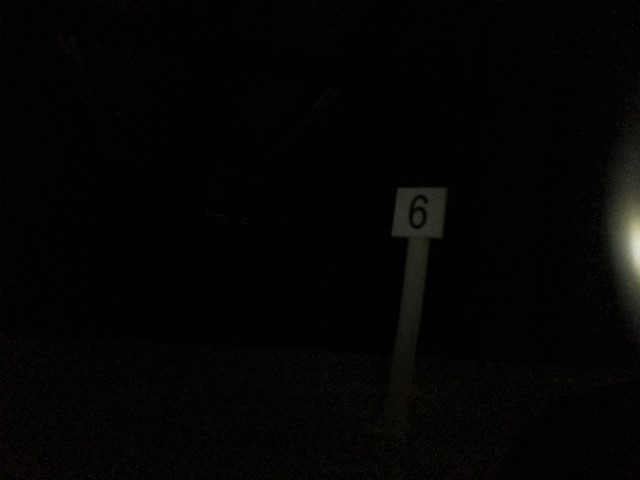
#> input picture Informatiker/Jupyter-Testskripts/images/shutter9_iso800/white/white_6_10.jpg, 640 x 480 px
$ jupyter execute detect_Signal_10_Thresholding_white_shutter9_iso800_definitiv.ipynb   (shell and % lines are left out)   (older library calls are emulated)
#> lines starting #> are read from the running program, lines starting #| are printed output that depends on the picture; after the words box and inside, x2 and y2 are one past the last pixel; in counts of white or black regions, pixels touching at a corner belong together
Idee:
Da aus der 9 Versuch kein brauchbares Resultat hervorkam, versucht man hier mögliche weisse Stellen weiss zu machen und den Rest schwarz stehen zu lassen.

Ausgangssituation:
Einige weisse Bilder können so entdeckt werden. Dies wäre unsere Lösung im geplannten Konzept gewesen, falls man weisse Signale erkennen wollten. Jedoch müsste man damit die Kamera mit 2 verschieden Konfigurationen haben um auch schwarze Signale mit der bewährten Methode zu finden.

[cell 1]
import cv2
import numpy as np
import matplotlib.pyplot as plt

import matplotlib as mpl
# resolution of images in figure
mpl.rcParams['figure.dpi']= 200
# figure size in inches
mpl.rcParams["figure.figsize"] = [10,5]

image = cv2.imread('images/shutter9_iso800/white/white_6_10.jpg')
#> image is the input picture: shape (480, 640, 3); mean B, G, R 3.2, 3.9, 4.2
img = image.copy()
plt.imshow(image)

white_1_1
white_2_13
white_6_9
white_6_10
white_6_11
white_6_12
white_6_13
white_8_14
white_8_15
white_9_5
white_9_6
Methode 2:

[cell 2]
hsv = cv2.cvtColor(img, cv2.COLOR_BGR2HSV)
#> hsv: shape (480, 640, 3); mean H, S, V 30.1, 62.5, 4.3
hsv_h,hsv_s,hsv_v = cv2.split(hsv)
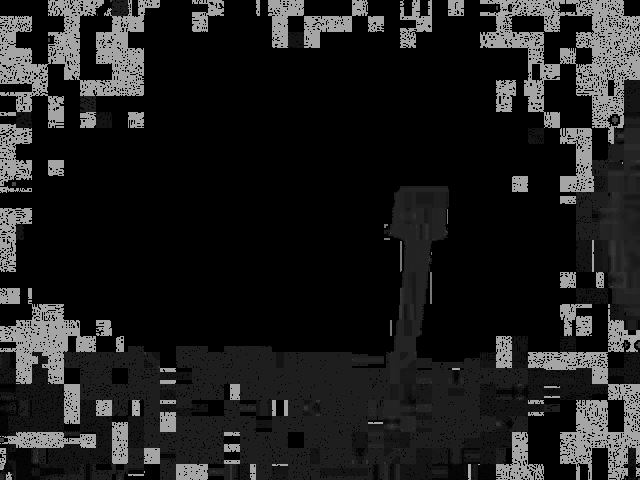
#> hsv_h: shape (480, 640); min 0, max 174, mean 30.1
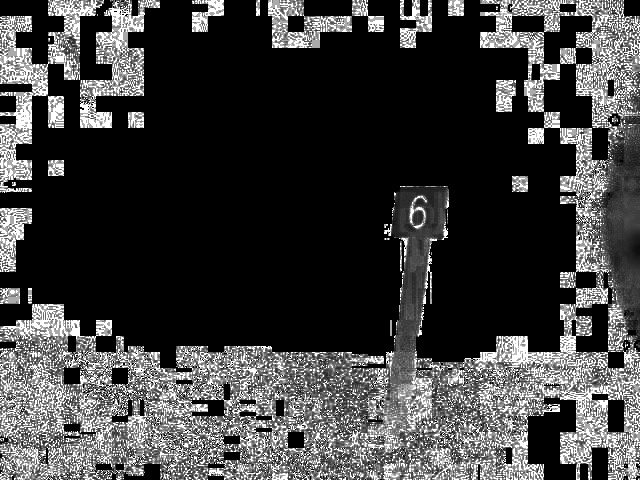
#> hsv_s: shape (480, 640); min 0, max 255, mean 62.5
plt.subplot(1, 3, 1)
plt.imshow(hsv_h, cmap='gray')
plt.subplot(1, 3, 2)
plt.imshow(hsv_s, cmap='gray')
plt.subplot(1, 3, 3)
plt.imshow(hsv_v, cmap='gray')
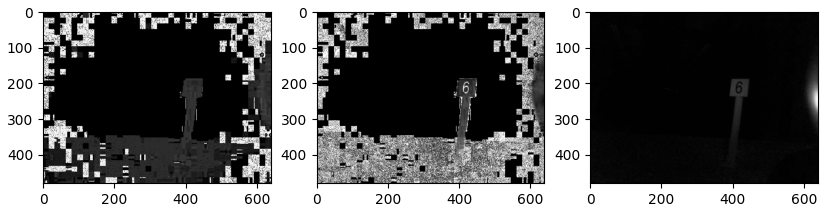
#> figure drawn by matplotlib, 3 panels

[cell 3]
hsv_mask = hsv_v.copy()

threshold_map = hsv_v <= 35
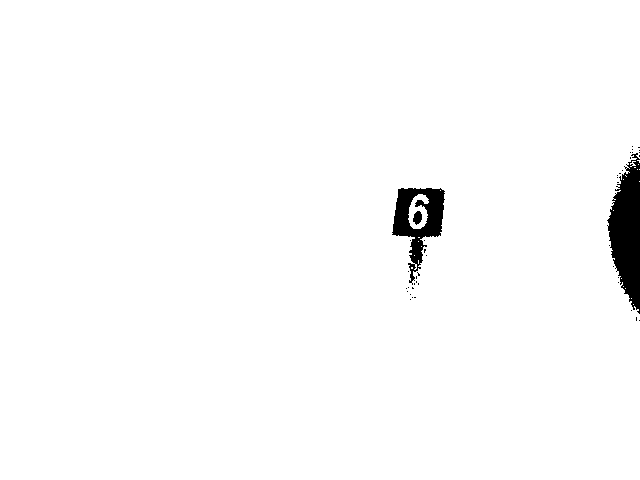
#> threshold_map: shape (480, 640) bool; 98.2% white; 42 black regions (39 under 20 px), largest, box (x1, y1, x2, y2) and area: (607, 153, 640, 314) 3343, (392, 188, 445, 285) 2172, (413, 211, 422, 225) 90

hsv_mask[threshold_map] = 0
hsv_mask[hsv_v > 35] = 255

plt.imshow(hsv_mask, cmap='gray')

[cell 4]
struct = cv2.getStructuringElement(cv2.MORPH_RECT,(5,5))
image_erode = cv2.erode(hsv_mask, struct)
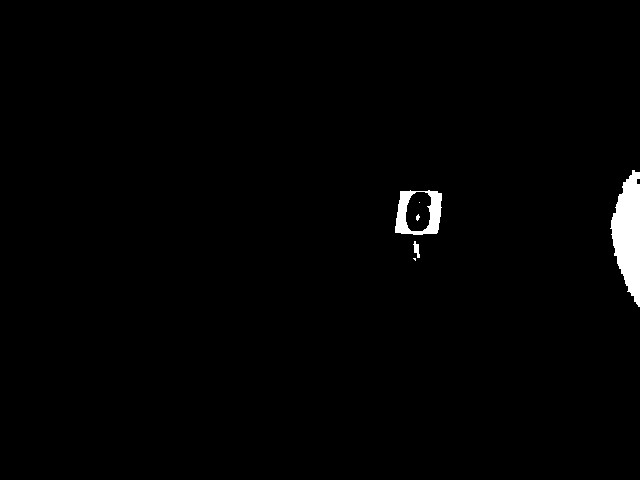
#> image_erode: shape (480, 640); 1.2% white; 6 white regions (3 under 20 px), largest, box (x1, y1, x2, y2) and area: (610, 170, 640, 307) 2656, (395, 190, 442, 235) 1046, (413, 241, 420, 258) 66
plt.imshow(image_erode)

[cell 5]
GAUSSIAN_SMOOTH_FILTER_SIZE = (3, 3)
ADAPTIVE_THRESH_BLOCK_SIZE = 11
ADAPTIVE_THRESH_WEIGHT = 9

height, width = image_erode.shape
#> height = 480; width = 640

imgBlurred = np.zeros((height, width, 1), np.uint8)

imgBlurred = cv2.GaussianBlur(image_erode, GAUSSIAN_SMOOTH_FILTER_SIZE, 0)
imgThresh = cv2.adaptiveThreshold(imgBlurred, 255, cv2.ADAPTIVE_THRESH_GAUSSIAN_C, cv2.THRESH_BINARY_INV, ADAPTIVE_THRESH_BLOCK_SIZE, ADAPTIVE_THRESH_WEIGHT)
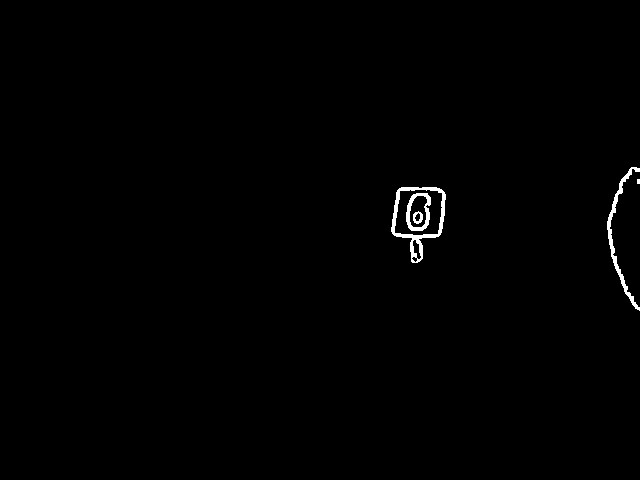
#> imgThresh: shape (480, 640); 0.62% white; 5 white regions (1 under 20 px), largest, box (x1, y1, x2, y2) and area: (391, 187, 446, 263) 840, (607, 167, 640, 311) 624, (406, 193, 431, 231) 367, (413, 211, 423, 224) 74

plt.imshow(imgThresh, cmap='gray')

[cell 6]
# Find edges in the image using canny edge detection method
# Calculate lower threshold and upper threshold using sigma = 0.33
v = np.median(hsv_mask)
#> v = 0
low = 40
high = 150

edged = cv2.Canny(image_erode, low, high)
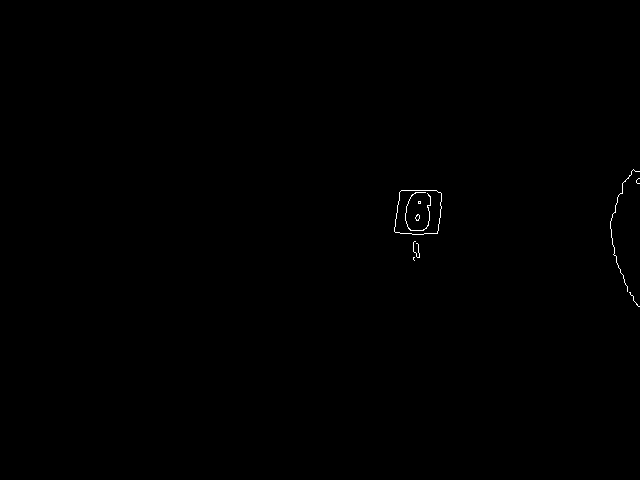
#> edged: shape (480, 640); 0.16% white in thin lines or dots, all inside (x1, y1, x2, y2) = (394, 169, 640, 307)

plt.imshow(edged)

[cell 7]
# After finding edges we have to find contours
# Contour is a curve of points with no gaps in the curve
# It will help us to find location of shapes

# cv2.RETR_EXTERNAL is passed to find the outermost contours (because we want to outline the shapes)
# cv2.CHAIN_APPROX_SIMPLE is removing redundant points along a line
(_, cnts, _) = cv2.findContours(edged, cv2.RETR_LIST, cv2.CHAIN_APPROX_SIMPLE)
#> cnts = 12 contours, 10 with area under 20; largest, box (x1, y1, x2, y2) and area: (394, 190, 442, 235) 1848, (394, 190, 442, 235) 1848


'''
We are going to use contour approximation method to find vertices of
geometric shapes. The alogrithm  is also known as Ramer Douglas Peucker alogrithm.
In OpenCV it is implemented in cv2.approxPolyDP method.abs
detectShape() function below takes a contour as parameter and
then returns its shape
 '''


def detectShape(cnt):
    shape = 'unknown'
    # calculate perimeter using
    peri = cv2.arcLength(c, True)
    # apply contour approximation and store the result in vertices
    vertices = cv2.approxPolyDP(c, 0.04 * peri, True)

    # If the shape it triangle, it will have 3 vertices
    if len(vertices) == 3:
        shape = 'triangle'

    # if the shape has 4 vertices, it is either a square or
    # a rectangle
    elif len(vertices) == 4:
        # using the boundingRect method calculate the width and height
        # of enclosing rectange and then calculte aspect ratio

        x, y, width, height = cv2.boundingRect(vertices)
        aspectRatio = float(width) / height

        # a square will have an aspect ratio that is approximately
        # equal to one, otherwise, the shape is a rectangle
        if aspectRatio >= 0.95 and aspectRatio <= 1.05:
            shape = "square"
        else:
            shape = "rectangle"

    # if the shape is a pentagon, it will have 5 vertices
    elif len(vertices) == 5:
        shape = "pentagon"

    # otherwise, we assume the shape is a circle
    else:
        shape = "circle"

    # return the name of the shape
    return shape


# Now we will loop over every contour
# call detectShape() for it and
# write the name of shape in the center of image

# loop over the contours
for c in cnts:
    # compute the moment of contour
    M = cv2.moments(c)
    if(M['m00']!=0.0):
        # From moment we can calculte area, centroid etc
        # The center or centroid can be calculated as follows
        cX = int(M['m10'] / M['m00'])
        cY = int(M['m01'] / M['m00'])

        # call detectShape for contour c
        shape = detectShape(c)

        if((shape == "square" or shape == "rectangle")) :

            x,y,w,h = cv2.boundingRect(c)


            ratio = w/h

            # Outline the contours
            if(ratio > 0.75 and ratio < 1.25 and w > 10 and h > 10):
                cv2.drawContours(img, [c], -1, (0, 255, 0), 1)
                print(cX, cY, shape, x,y,w,h)
                print('This is your signal')
            else:
                cv2.drawContours(img, [c], -1, (255, 0, 0), 1)
                print(cX, cY, shape, x,y,w,h)

            # Write the name of shape on the center of shapes
            #cv2.putText(img, shape, (cX, cY), cv2.FONT_HERSHEY_SIMPLEX, 0.5, (255, 0, 0), 2)

            # show the output image
            plt.imshow(img)
#> this loop made 12 passes
#> (cX, cY, shape, peri in detectShape, vertices in detectShape, width in detectShape) on passes 6, 7, 9, 10, 12: (419, 202, 'square', 5.66, [[418, 202], [419, 201], [420, 202], [419, 203]], 3), (419, 202, 'square', 8, [[418, 201], [418, 203], [420, 203], [420, 201]], 3), (418, 211, 'rectangle', 171.7, [[401, 190], [441, 193], [436, 233], [394, 231]], 48), (418, 211, 'rectangle', 172.3, [[401, 190], [394, 231], [437, 233], [441, 193]], 48), (623, 187, 'rectangle', 297.7, [[633, 169], [610, 221], [627, 291], [610, 221]], 24)
#> (cX, cY, shape, peri in detectShape, vertices in detectShape) on pass 1: (634, 300, 'circle', 39.21, [[629, 292], [639, 306]])
#| 419 202 square 418 201 3 3
#| 419 202 square 418 201 3 3
#| 418 211 rectangle 394 190 48 45
#| This is your signal
#| 418 211 rectangle 394 190 48 45
#| This is your signal
#| 623 187 rectangle 610 169 30 123
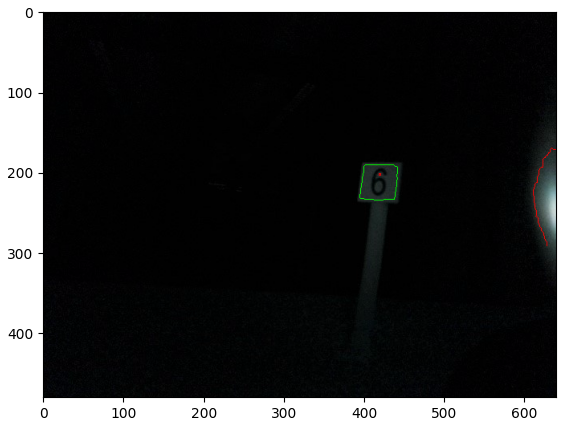
#> figure drawn by matplotlib, 1 panel; B, G, R data is drawn as R, G, B

$ run again, with Informatiker/Jupyter-Testskripts/images/shutter9_iso800/white/white_1_1.jpg copied over Informatiker/Jupyter-Testskripts/images/shutter9_iso800/white/white_6_10.jpg
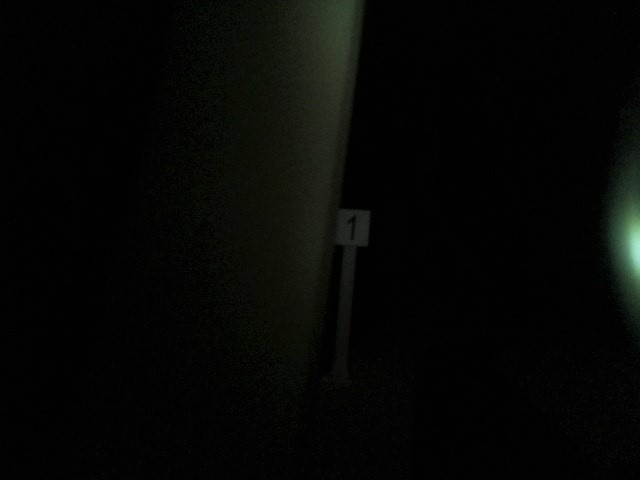
#> input picture Informatiker/Jupyter-Testskripts/images/shutter9_iso800/white/white_1_1.jpg, 640 x 480 px
#> image is the input picture: shape (480, 640, 3); mean B, G, R 4.7, 6.5, 5.6
#> hsv: shape (480, 640, 3); mean H, S, V 11.3, 33.6, 6.5
#> `threshold_map = hsv_v <= 35`:
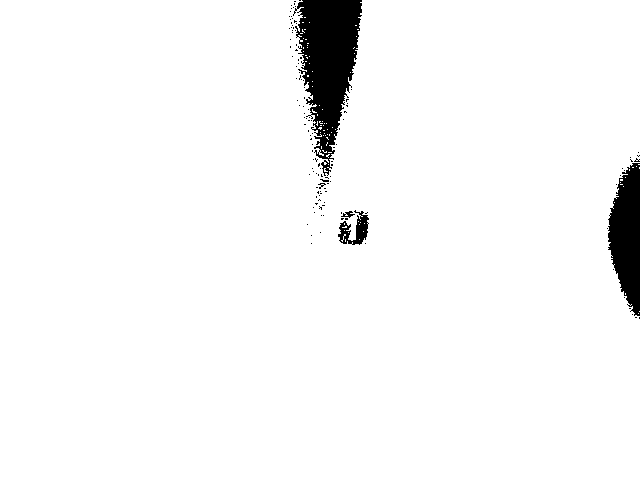
#> threshold_map: shape (480, 640) bool; 96.5% white; 128 black regions (124 under 20 px), largest, box (x1, y1, x2, y2) and area: (293, 0, 362, 176) 6617, (608, 163, 640, 316) 3432, (338, 210, 369, 245) 501, (341, 211, 355, 218) 45
#> image_erode: shape (480, 640); 2.4% white; 9 white regions (6 under 20 px), largest, box (x1, y1, x2, y2) and area: (301, 0, 359, 127) 4564, (610, 169, 640, 311) 2810, (358, 226, 366, 237) 50
#> imgThresh: shape (480, 640); 0.69% white; 4 white regions, box (x1, y1, x2, y2) and area: (299, 0, 363, 130) 1197, (607, 166, 640, 314) 642, (354, 216, 369, 240) 172, (318, 136, 335, 152) 124
#> v = 0
#> edged: shape (480, 640); 0.19% white in thin lines or dots, all inside (x1, y1, x2, y2) = (300, 0, 640, 311)
#> cnts = 18 contours, 16 with area under 20; largest, box (x1, y1, x2, y2) and area: (300, 0, 312, 27) 32, (305, 18, 312, 25) 28
#> the loop `for c in cnts:` made 18 passes
#> (cX, cY, shape, peri in detectShape, vertices in detectShape, width in detectShape) on passes 4, 12, 13: (618, 243, 'rectangle', 344.8, [[633, 169], [610, 238], [635, 310], [610, 238]], 26), (304, 44, 'square', 5.66, [[303, 44], [304, 43], [305, 44], [304, 45]], 3), (304, 44, 'square', 8, [[303, 43], [303, 45], [305, 45], [305, 43]], 3)
#> (printed output is left out)
#> `[cell 7] # After finding edges we have to find contours # Contour is a..`:
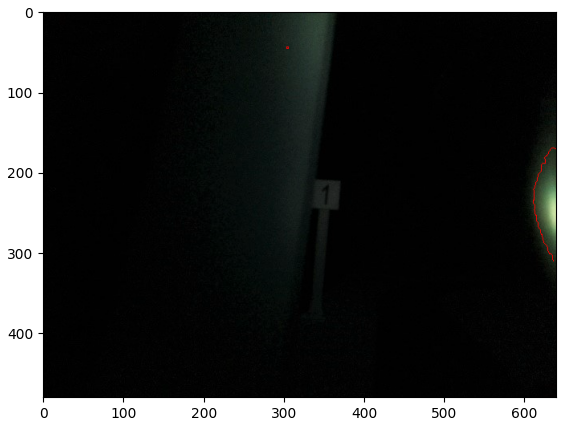
#> figure drawn by matplotlib, 1 panel; B, G, R data is drawn as R, G, B

$ run again, with Informatiker/Jupyter-Testskripts/images/shutter9_iso800/white/white_1_2.jpg copied over Informatiker/Jupyter-Testskripts/images/shutter9_iso800/white/white_6_10.jpg
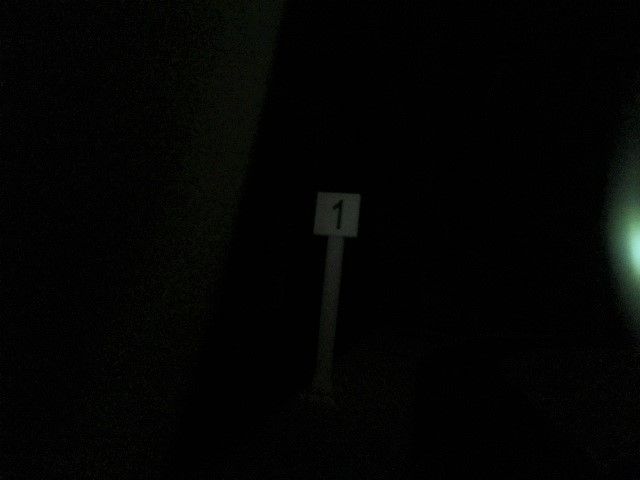
#> input picture Informatiker/Jupyter-Testskripts/images/shutter9_iso800/white/white_1_2.jpg, 640 x 480 px
#> image is the input picture: shape (480, 640, 3); mean B, G, R 3.3, 4.2, 3.6
#> hsv: shape (480, 640, 3); mean H, S, V 8.3, 25.9, 4.2
#> `threshold_map = hsv_v <= 35`:
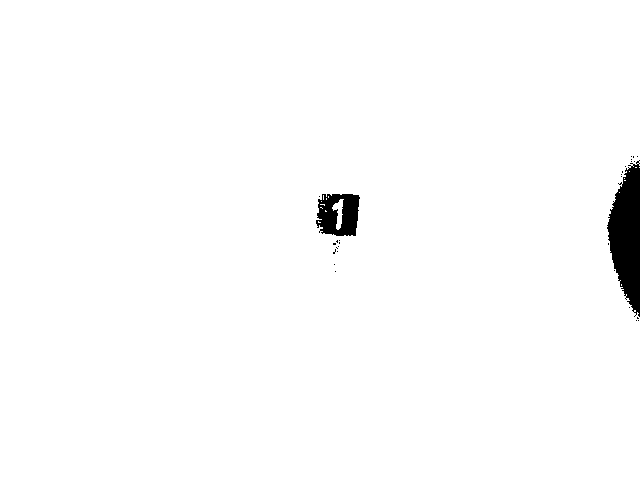
#> threshold_map: shape (480, 640) bool; 98.4% white; 29 black regions (27 under 20 px), largest, box (x1, y1, x2, y2) and area: (607, 160, 640, 317) 3377, (316, 194, 360, 236) 1372
#> image_erode: shape (480, 640); 1.1% white; 3 white regions, box (x1, y1, x2, y2) and area: (610, 170, 640, 310) 2820, (336, 196, 357, 234) 423, (320, 196, 338, 232) 266
#> imgThresh: shape (480, 640); 0.47% white; 2 white regions, box (x1, y1, x2, y2) and area: (317, 192, 361, 237) 805, (606, 166, 640, 314) 641
#> v = 0
#> edged: shape (480, 640); 0.12% white in thin lines or dots, all inside (x1, y1, x2, y2) = (320, 169, 640, 310)
#> cnts = 7 contours, 5 with area under 20; largest, box (x1, y1, x2, y2) and area: (323, 195, 338, 214) 56, (326, 195, 338, 209) 52
#> the loop `for c in cnts:` made 7 passes
#> (cX, cY, shape, peri in detectShape, vertices in detectShape, width in detectShape) on passes 2, 7: (320, 215, 'rectangle', 63.21, [[321, 211], [324, 229], [332, 231], [324, 229]], 12), (622, 190, 'rectangle', 343.8, [[633, 169], [609, 228], [639, 309], [609, 228]], 31)
#> (printed output is left out)
#> `[cell 7] # After finding edges we have to find contours # Contour is a..`:
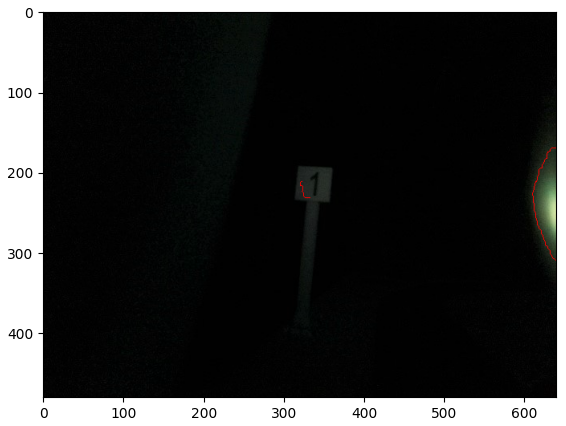
#> figure drawn by matplotlib, 1 panel; B, G, R data is drawn as R, G, B
